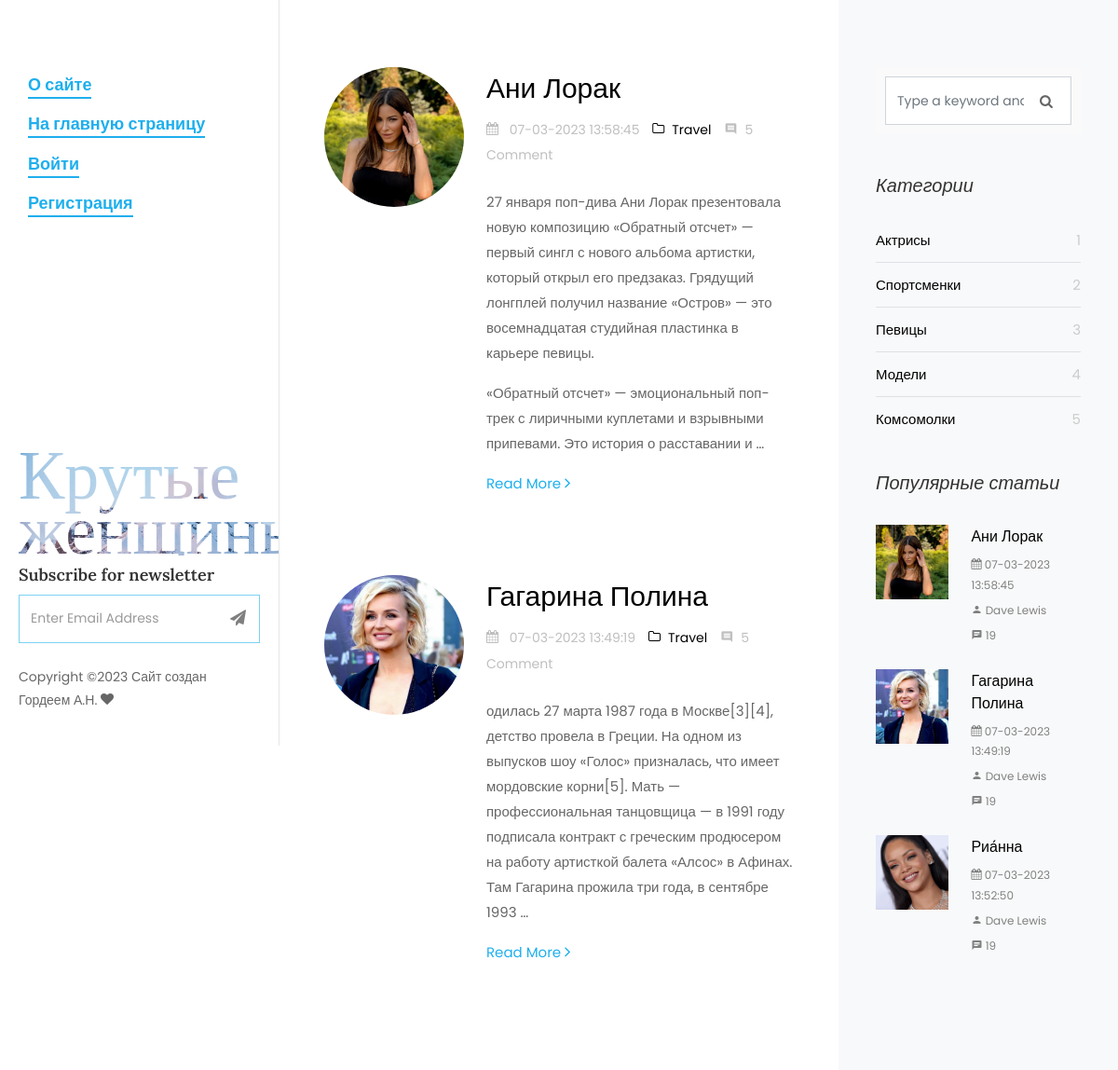
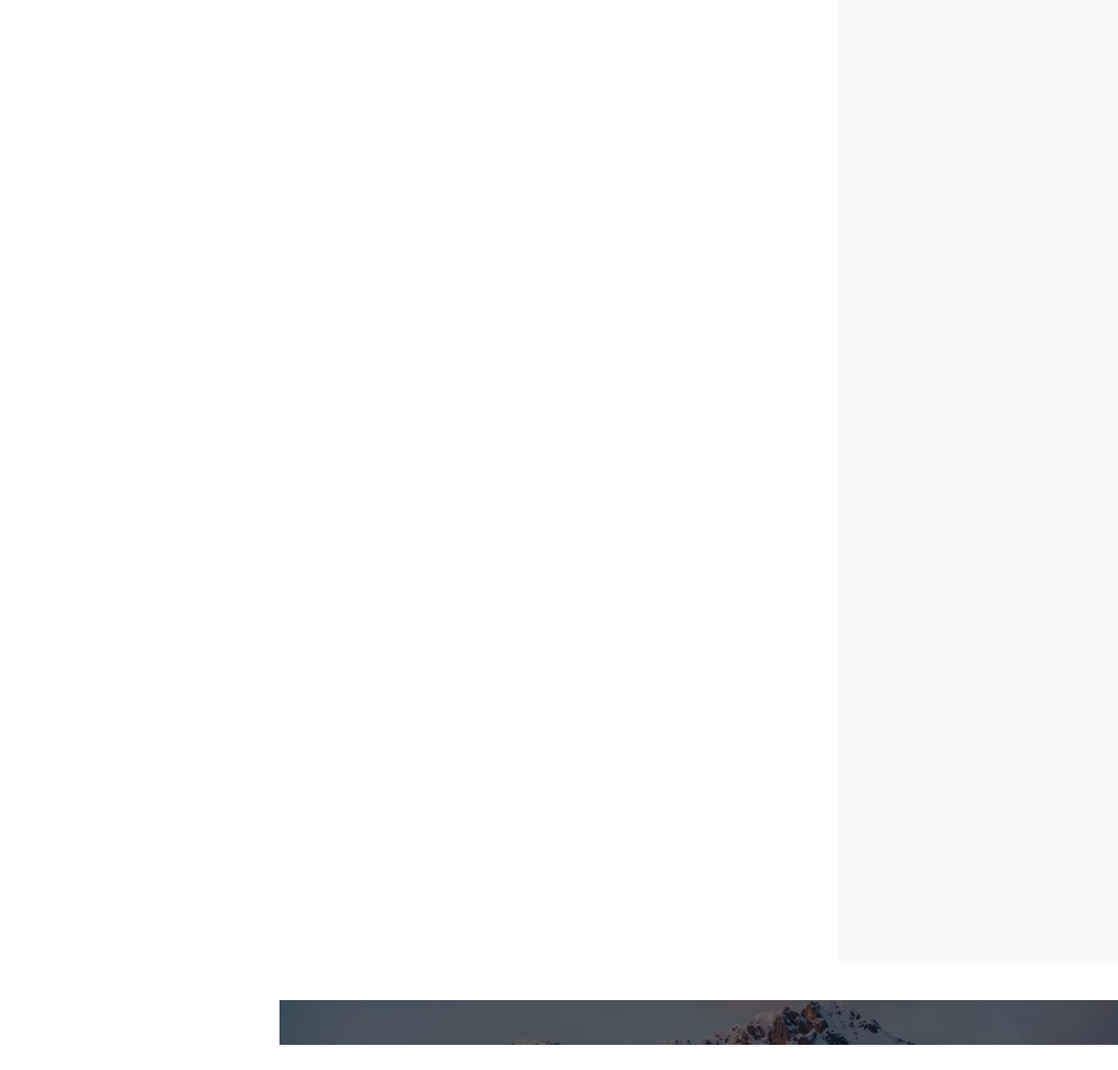
/cats/pevicy/, run on the app's committed database (2 pictures, top to bottom).
### women/models.py (models this page shows, shortened)
class Women(models.Model):
    objects = None
    title = models.CharField(max_length=255, verbose_name='Заголовок')
    content = models.TextField(blank=True)
    photo = models.ImageField(upload_to="photos/%Y/%m/%d/")
    time_create = models.DateTimeField(auto_now_add=True)
    slug = models.SlugField(max_length=250, unique= True, db_index= True, verbose_name= "URL")
    time_update = models.DateTimeField(auto_now=True)
    is_published = models.BooleanField(default=True)
    cat = models.ForeignKey('Category', on_delete=models.PROTECT, )
    class Meta:
        verbose_name_plural = 'Известные женщины'
        ordering = ('cat', 'title')

class Category(models.Model):
    name = models.CharField(max_length=100, db_index=True)
    slug = models.SlugField(max_length=250, unique=True, db_index=True, verbose_name='URL')
    class Meta:
        verbose_name_plural = 'Категории'
    def get_absolute_url(self):
        return reverse('category', kwargs={'cat_slug': self.slug})

### women/views.py (the view)
# urls.py: path('cats/<slug:cat_slug>/', CategoryListView.as_view(), name='category'),
class CategoryListView(DataMixin, ListView):
    paginate_by = 4
    model = Women
    template_name = 'women/category.html'
    context_object_name = 'posts'
    def get_queryset(self):
        return self.model.objects.filter(cat__slug=self.kwargs['cat_slug'], is_published=True)
    def get_context_data(self):
        context = super(CategoryListView, self).get_context_data()
        context['menu'] = menu
        context['cats'] = Category.objects.all()
        return context

### women/templates/women/category.html (shortened to what this page needs)
{% load static %}
<!DOCTYPE html>
<html lang="en">
  <head>
    <link rel="stylesheet" href="{% static 'css/open-iconic-bootstrap.min.css' %}">
    <link rel="stylesheet" href="{% static 'css/animate.css' %}">
    <link rel="stylesheet" href="{% static 'css/owl.carousel.min.css' %}">
    <link rel="stylesheet" href="{% static 'css/owl.theme.default.min.css' %}">
    <link rel="stylesheet" href="{% static 'css/magnific-popup.css' %}">
    <link rel="stylesheet" href="{% static 'css/aos.css' %}">
    <link rel="stylesheet" href="{% static 'css/ionicons.min.css' %}">
    <link rel="stylesheet" href="{% static 'css/bootstrap-datepicker.css' %}">
    <link rel="stylesheet" href="{% static 'css/jquery.timepicker.css' %}">
    <link rel="stylesheet" href="{%  static 'css/flaticon.css' %}">
    <link rel="stylesheet" href="{% static 'css/icomoon.css' %}">
    <link rel="stylesheet" href="{% static 'css/style.css' %}">
  </head>
  <body>
	{% include 'women/side-header.html' %}
		<div id="colorlib-main">
			<section class="ftco-section ftco-no-pt ftco-no-pb">
	    	<div class="container">
	    		<div class="row d-flex">
	    			<div class="col-xl-8 py-5 px-md-5">
						{% for p in posts %}
	    				<div class="row pt-md-4">
			    			<div class="col-md-12">
									<div class="blog-entry ftco-animate d-md-flex">
										<a href="" class="img img-2"
										   style="background-image: url('{{ p.photo.url }}');"></a>
										<div class="text text-2 pl-md-4">
				              <h3 class="mb-2"><a href="{% url 'post' p.slug %}" > {{ p.title }} </a></h3>
				              <div class="meta-wrap">
												<p class="meta">
				              		<span><i class="icon-calendar mr-2"></i> {{p.time_update|date:'d-m-Y H:i:s' }} </span>
				              		<span><a href="single.html"><i class="icon-folder-o mr-2"></i>Travel</a></span>
				              		<span><i class="icon-comment2 mr-2"></i>5 Comment</span>
				              	</p>
			              	</div>
				              <p class="mb-4"> {{ p.content | linebreaks | truncatewords:50 }}</p>
				              <p><a href=" {% url 'post' p.slug %} " class="btn-custom">Read More <span class="ion-ios-arrow-forward"></span></a></p>
				            </div>
									</div>
								</div>
			    		</div>
						{% endfor %}
			    	</div>
	    			<div class="col-xl-4 sidebar ftco-animate bg-light pt-5">
	            			<div class="sidebar-box pt-md-4">
	              						<form action="#" class="search-form">
	                				<div class="form-group">
	                  				<span class="icon icon-search"></span>
	                						  <input type="text" class="form-control" placeholder="Type a keyword and hit enter">
	                </div>
	              </form>
	            </div>
	            <div class="sidebar-box ftco-animate">
	            	<h3 class="sidebar-heading">Категории </h3>
	              <ul class="categories">
					{% for cat in cats %}
	                <li><a href="{{ cat.get_absolute_url  }}"> {{ cat.name }}
						<span> {{ cat.pk }}</span></a></li>
					  {% endfor %}
	              </ul>
	            </div>
	            <div class="sidebar-box ftco-animate">
	              <h3 class="sidebar-heading">Популярные статьи </h3>
					{% for p in posts|slice:":3" %}
	              <div class="block-21 mb-4 d-flex">
	                <a class="blog-img mr-4"  style="background-image: url('{{ p.photo.url }}');"></a>
	                <div class="text">
	                  <h3 class="heading"><a href="#">{{ p.title }}</a></h3>
	                  <div class="meta">
	                    <div><a href="#"><span class="icon-calendar"></span> {{p.time_update|date:'d-m-Y H:i:s' }} </a></div>
	                    <div><a href="#"><span class="icon-person"></span> Dave Lewis</a></div>
	                    <div><a href="#"><span class="icon-chat"></span> 19</a></div>
	                  </div>
	                </div>
	              </div>
					{% endfor %}
	            </div>
	            </div>
							<div class="sidebar-box subs-wrap img py-4" style="background-image: url('../static/images/bg_1.jpg');">
								<div class="overlay"></div>
	            </div>
	          </div>
	    		</div>
	    	</div>
		</div>
  </body>
</html>

### women/static/css/icomoon.css (style rules this page uses)
[class^="icon-"], [class*=" icon-"] { font-family: 'icomoon' !important; speak: none; font-style: normal; font-weight: normal; font-variant: normal; text-transform: none; line-height: 1; -webkit-font-smoothing: antialiased; -moz-osx-font-smoothing: grayscale; }
.icon-search:before { content: "\f002"; }
.icon-calendar:before { content: "\f073"; }
.icon-folder-o:before { content: "\f114"; }
.icon-chat:before { content: "\e0b7"; }
.icon-comment2:before { content: "\e0b9"; }
.icon-person:before { content: "\e7fd"; }

### data on the page
Women: photo (picture), title "Ани Лорак", time_update "07-03-2023 13:58:45", content "27 января поп-дива Ани Лорак презентовала новую композицию «Обратный отсчет» — первый сингл с нового альбома артистки, который открыл его предзаказ. Грядущий лонгплей получил название «Остров» — это восемнадцатая студийная пластинка в карьере певицы. «Обратный отсчет» — эмоциональный поп-трек с лиричными куплетами и взрывными припевами. Это история о расставании и …"
Women: photo (picture), title "Гагарина Полина", time_update "07-03-2023 13:49:19", content "одилась 27 марта 1987 года в Москве[3][4], детство провела в Греции. На одном из выпусков шоу «Голос» призналась, что имеет мордовские корни[5]. Мать — профессиональная танцовщица — в 1991 году подписала контракт с греческим продюсером на работу артисткой балета «Алсос» в Афинах. Там Гагарина прожила три года, в сентябре 1993 …"
Category: name "Актрисы", pk "1"
Category: name "Спортсменки", pk "2"
Category: name "Певицы", pk "3"
Category: name "Модели", pk "4"
Category: name "Комсомолки", pk "5"
Women: photo (picture), title "Риа́нна", time_update "07-03-2023 13:52:50"

### other printed values
{{ m.title }} "О сайте" "На главную страницу" "Войти" "Регистрация"
